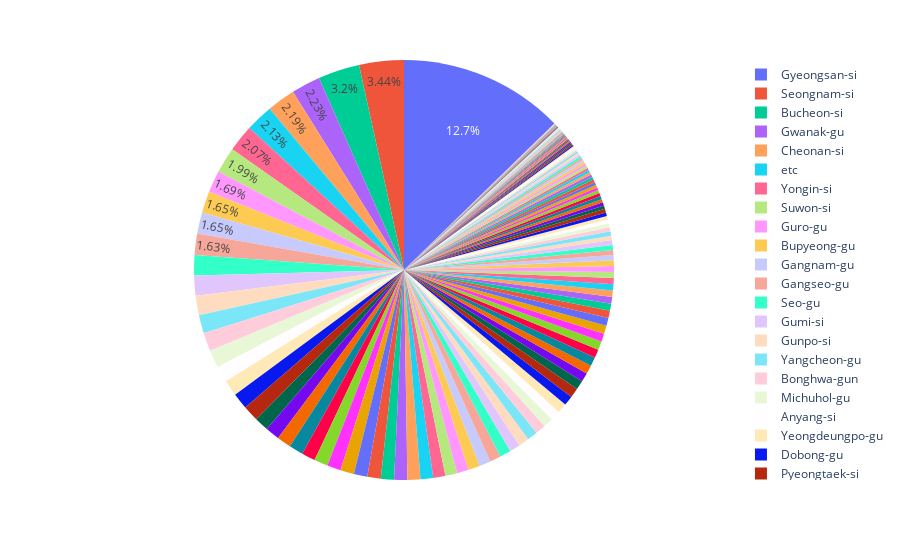

Source (notebook cell):
### Code cell
fig = px.pie(city_count, values='counts', names='city')
fig.update_traces(textposition='inside')
fig.update_layout(uniformtext_minsize=12, uniformtext_mode='hide')
fig.show()

### Figure 1 — Plotly figure (JSON) as saved in the notebook; plotly's stock layout.template omitted (floating-point values rounded to 4 significant figures; data arrays with more than 128 entries replaced by an {"elided": "..."} marker saying what was removed)
{"data": [{"domain": {"x": [0.0, 1.0], "y": [0.0, 1.0]}, "hovertemplate": "city=%{label}<br>counts=%{value}<extra></extra>", "labels": {"elided": "162 str values"}, "legendgroup": "", "name": "", "showlegend": true, "textposition": "inside", "type": "pie", "values": {"elided": "162 int values"}}], "layout": {"legend": {"tracegroupgap": 0}, "margin": {"t": 60}, "uniformtext": {"minsize": 12, "mode": "hide"}}}
